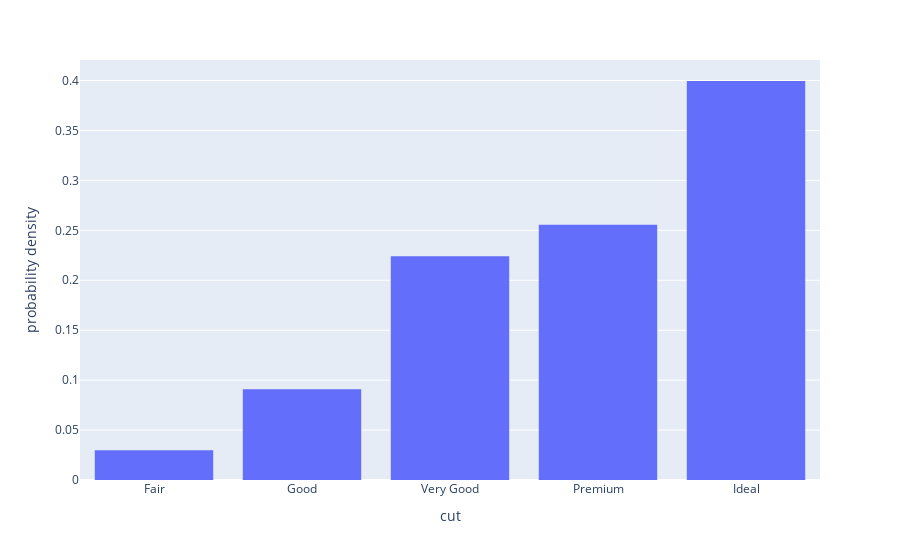

Notebook code for this chart:
### Code cell
#23.crear un histograma de ‘cut’ (.plot(kind=’hist’)). 
#data5 = data[['cut']]

#Convierto los strings a valores numéricos para poder armar el histograma.
#data5['cut'].replace(['Fair', 'Good', 'Very Good', 'Premium', 'Ideal'],
                     #[1,2,3,4,5], inplace=True)
#data5.plot(kind='hist', width=0.5, bins = 5)

import plotly.express as px

fig = px.histogram(data, x="cut", histnorm="probability density").update_xaxes(categoryorder = "total ascending")
fig.show()

### Figure 1 — Plotly figure (JSON) as saved in the notebook; plotly's stock layout.template omitted (floating-point values rounded to 4 significant figures; data arrays with more than 128 entries replaced by an {"elided": "..."} marker saying what was removed)
{"data": [{"alignmentgroup": "True", "bingroup": "x", "histnorm": "probability density", "hovertemplate": "cut=%{x}<br>probability density=%{y}<extra></extra>", "legendgroup": "", "marker": {"color": "#636efa", "pattern": {"shape": ""}}, "name": "", "offsetgroup": "", "orientation": "v", "showlegend": false, "type": "histogram", "x": {"elided": "53940 str values"}, "xaxis": "x", "yaxis": "y"}], "layout": {"barmode": "relative", "legend": {"tracegroupgap": 0}, "margin": {"t": 60}, "xaxis": {"anchor": "y", "categoryorder": "total ascending", "domain": [0, 1], "title": {"text": "cut"}}, "yaxis": {"anchor": "x", "domain": [0, 1], "title": {"text": "probability density"}}}}
